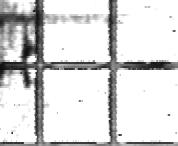
#> input picture DeepLearningWithLabVIEW/晨光项目/代码/测试-去除网格/提高去除网格精度/test.jpg, 178 x 146 px, given in place of test.bmp, which was not available
$ python 'opencv-提取水平和垂直线.py'
#> lines starting #> are read from the running program, lines starting #| are printed output that depends on the picture; after the words box and inside, x2 and y2 are one past the last pixel; in counts of white or black regions, pixels touching at a corner belong together; pictures that were not available may be replaced by others from this repository, and a replacement may not be noted
# https://raw.githubusercontent.com/opencv/opencv/4.x/samples/python/tutorial_code/imgProc/morph_lines_detection/morph_lines_detection.py

"""
@file morph_lines_detection.py
@brief Use morphology transformations for extracting horizontal and vertical lines sample code
"""
import numpy as np
import sys
import cv2 as cv

def show_wait_destroy(winname, img):
    cv.imshow(winname, img)
    cv.moveWindow(winname, 500, 0)
    cv.waitKey(0)
    cv.destroyWindow(winname)

def main(argv):
    # [6 lines of commented-out code are left out]
    src = cv.imread("test.bmp", cv.IMREAD_GRAYSCALE)
#> src is the input picture: shape (146, 178); min 8, max 255, mean 216.1

    if src is None:
        print ('Error opening image: ' + argv[0])
        return -1
    # cv.imshow("src", src)

    if len(src.shape) != 2:
        gray = cv.cvtColor(src, cv.COLOR_BGR2GRAY)
    else:
        gray = src
    # show_wait_destroy("gray", gray)

    #简单二值化
    gray = cv.bitwise_not(gray)
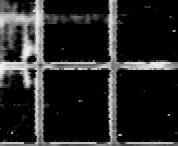
#> gray: shape (146, 178); min 0, max 247, mean 38.9
    bw = cv.adaptiveThreshold(gray, 255, cv.ADAPTIVE_THRESH_MEAN_C, \
                                cv.THRESH_BINARY, 15, -2)
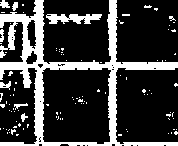
#> bw: shape (146, 178); 23.1% white; 105 white regions (97 under 20 px), largest, box (x1, y1, x2, y2) and area: (0, 0, 178, 146) 4996, (46, 14, 102, 24) 368, (0, 0, 10, 8) 53
    # _, bw = cv.threshold(src, 100, 255, 1)
    # show_wait_destroy("binary", bw)

    # Create the images that will use to extract the horizontal and vertical lines
    horizontal = np.copy(bw)
    vertical = np.copy(bw)

    # 水平线检测
    # Specify size on horizontal axis
    cols = horizontal.shape[1]
#> cols = 178
    horizontal_size = cols // 30
#> horizontal_size = 5
    # Create structure element for extracting horizontal lines through morphology operations
    horizontalStructure = cv.getStructuringElement(cv.MORPH_RECT, (horizontal_size, 1))
#> horizontalStructure = [[1, 1, 1, 1, 1]]

    horizontal = cv.erode(horizontal, horizontalStructure)
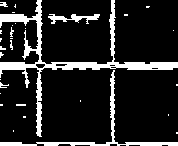
#> horizontal: shape (146, 178); 14% white; 30 white regions (23 under 20 px), largest, box (x1, y1, x2, y2) and area: (0, 0, 178, 137) 2399, (0, 70, 178, 146) 806, (48, 14, 100, 24) 232
    horizontal = cv.dilate(horizontal, horizontalStructure)
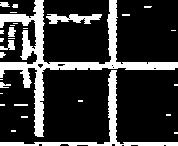
#> horizontal: shape (146, 178); 21.2% white; 29 white regions (19 under 20 px), largest, box (x1, y1, x2, y2) and area: (0, 0, 178, 137) 3531, (0, 70, 178, 146) 1158, (46, 14, 102, 24) 344

    show_wait_destroy("horizontal", horizontal)

    # 垂直线检测
    # Specify size on vertical axis
    rows = vertical.shape[0]
#> rows = 146
    verticalsize = rows // 30
#> verticalsize = 4
    # Create structure element for extracting vertical lines through morphology operations
    verticalStructure = cv.getStructuringElement(cv.MORPH_RECT, (1, verticalsize))
#> verticalStructure = [1, 1, 1, 1]

    vertical = cv.erode(vertical, verticalStructure)
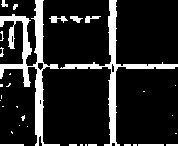
#> vertical: shape (146, 178); 15.2% white; 33 white regions (22 under 20 px), largest, box (x1, y1, x2, y2) and area: (0, 0, 60, 146) 1955, (60, 0, 178, 146) 1474, (49, 16, 68, 23) 76
    vertical = cv.dilate(vertical, verticalStructure)
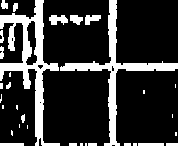
#> vertical: shape (146, 178); 19.9% white; 32 white regions (15 under 20 px), largest, box (x1, y1, x2, y2) and area: (0, 0, 60, 146) 2364, (60, 0, 178, 146) 1887, (49, 15, 68, 25) 133

    show_wait_destroy("vertical", vertical)

    # Inverse vertical image
    # vertical = cv.bitwise_not(vertical)
    # show_wait_destroy("vertical_bit", vertical)

    # 叠加
    mix = cv.bitwise_or(horizontal, vertical)
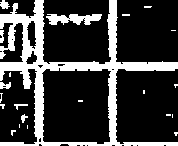
#> mix: shape (146, 178); 23.4% white; 22 white regions (15 under 20 px), largest, box (x1, y1, x2, y2) and area: (0, 0, 178, 146) 5293, (46, 14, 102, 25) 405, (0, 0, 10, 9) 58
    show_wait_destroy("mix", mix)

    # '''
    # Extract edges and smooth image according to the logic
    # 1. extract edges
    # 2. dilate(edges)
    # 3. src.copyTo(smooth)
    # 4. blur smooth img
    # 5. smooth.copyTo(src, edges)
    # '''
    #
    # # Step 1
    # edges = cv.adaptiveThreshold(vertical, 255, cv.ADAPTIVE_THRESH_MEAN_C, \
    #                             cv.THRESH_BINARY, 3, -2)
    # show_wait_destroy("edges", edges)
    #
    # # Step 2
    # kernel = np.ones((2, 2), np.uint8)
    # edges = cv.dilate(edges, kernel)
    # show_wait_destroy("dilate", edges)
    #
    # # Step 3
    # smooth = np.copy(vertical)
    #
    # # Step 4
    # smooth = cv.blur(smooth, (2, 2))
    #
    # # Step 5
    # (rows, cols) = np.where(edges != 0)
    # vertical[rows, cols] = smooth[rows, cols]
    #
    # # Show final result
    # show_wait_destroy("smooth - final", vertical)

    return 0

if __name__ == "__main__":
    main(sys.argv[1:])
